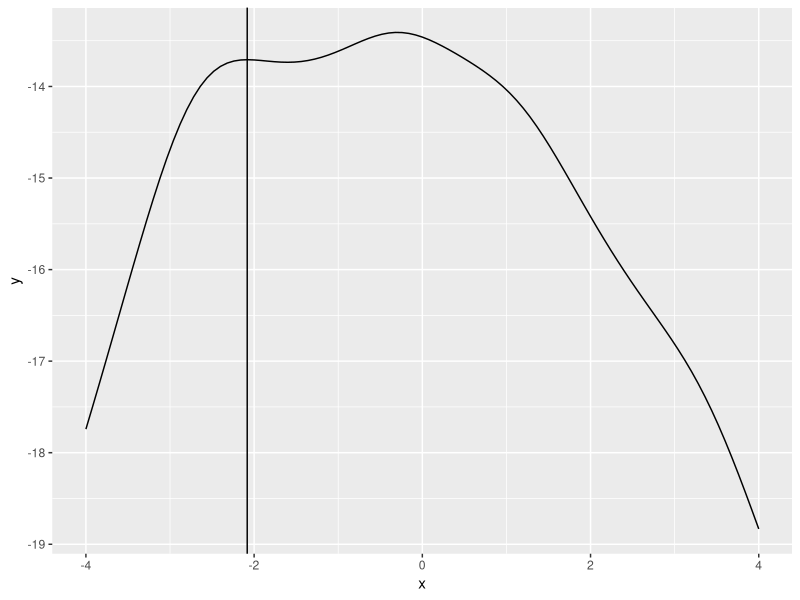
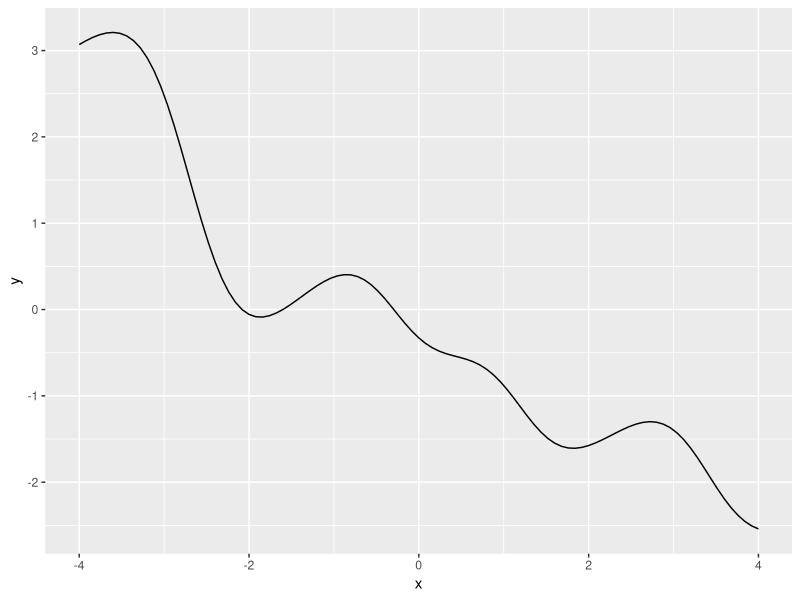
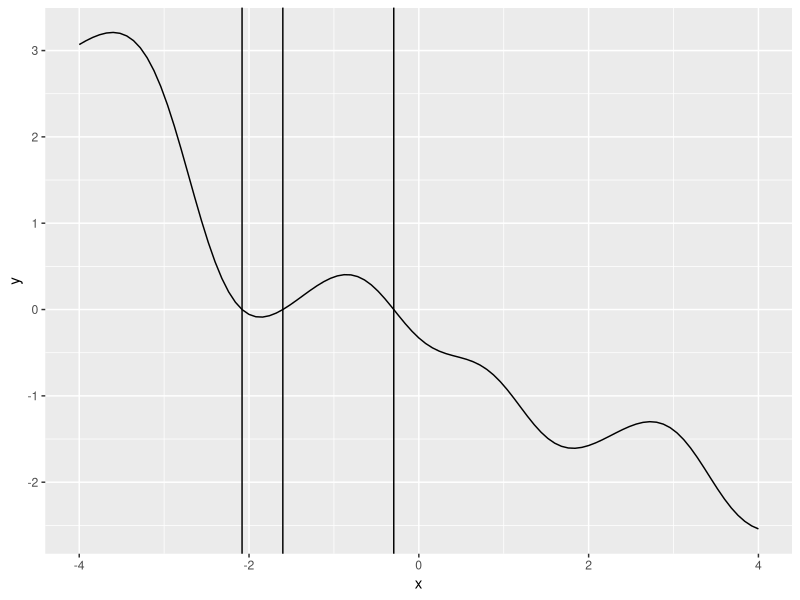

These charts were generated, in order, by the following R code:
## ---- chunk 1
knitr::opts_chunk$set(echo = TRUE)
## ---- chunk 2
library("ggplot2")
log_likelyhood <- function(x){
  vec <- c(-2.8, 3.4, 1.2, -0.3, -2.6)
  n <- 5
  sum_el <- 0
  for(el in vec){
    sum_el <- sum_el + log(1+ (el - x)^2)
  }
  res <- -n*log(pi) - sum_el
  return(res)
}
ggplot(data.frame(x=c(-4, 4)), aes(x=x)) + 
  stat_function(fun=log_likelyhood) +
  geom_vline(xintercept = -2.082124)

## ---- chunk 3
first_derivative <- function(theta){
  vec <- c(-2.8, 3.4, 1.2, -0.3, -2.6)
  n <- 5
  sum_res <- 0
  for(i in vec){
    sum_res <- sum_res + 2*(i-theta)/(1+(i-theta)^2)
  }
  res <- sum_res
  return(res)
}
ggplot(data.frame(x=c(-4, 4)), aes(x=x)) + 
  stat_function(fun=first_derivative)

## ---- chunk 4
bisection <- function(a,b, fun, acc){
  if( fun(a)*fun(b) >= 0 ){
    stop("Choose better boundaries")
  }
  t <- 0
  
  while(round(a, acc) != round(b, acc)){
    mid <- (a+b)/2
    t <- t+1
    gp_a <- fun(a)
    gp_mid <- fun(mid)
    gp_b <- fun(b)
    if(gp_a * gp_mid <=0){
      b <- mid
    }
    else{
      a <- mid
    }
  }
  #cat("t:", t, "\n")
  return(a)
}
## ---- chunk 5
bisection(-3, -2, first_derivative, 9)
## ---- chunk 6
bisection(-2, -1, first_derivative, 9)
## ---- chunk 7
bisection(-1, 0, first_derivative, 9)
## ---- chunk 8
ggplot(data.frame(x=c(-4, 4)), aes(x=x)) + 
  stat_function(fun=first_derivative) +
  geom_vline(xintercept = -2.082124) +
  geom_vline(xintercept = -1.601775) +
  geom_vline(xintercept = -0.2952455)

## ---- chunk 9
print("first intercept")
log_likelyhood(-2.082124)
print("second intercept")
log_likelyhood(-1.601775)
print("third intercept")
log_likelyhood(-0.2952455)
## ---- chunk 10
bisection(-4, 4, first_derivative, 9)
